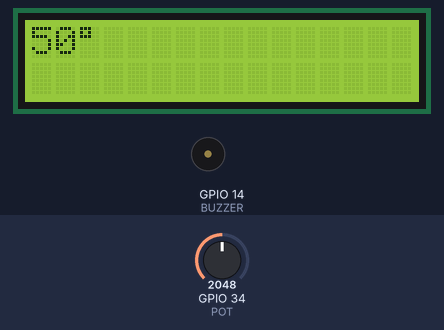
Bench run of a sketch on a simulated ESP32. On the bench: 16×2 character LCD, buzzer (waves = sounding). Inputs (shaded band) come from the test bench; at power-on: GPIO 34 (POT) = 2048.

Above: at 1.2 s.
1.3 s: GPIO 34 (POT) set to 3006
At 2.2 s:
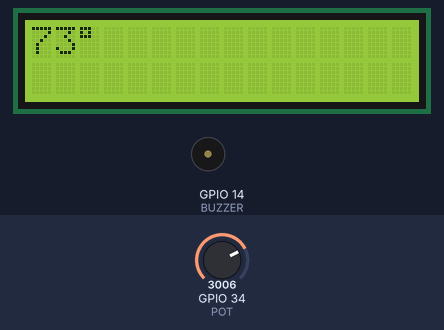
2.8 s: GPIO 34 (POT) set to 3117
At 3.03 s:
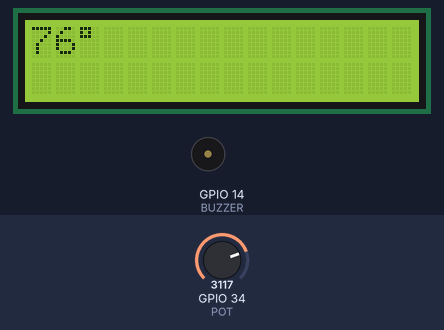
5.3 s: GPIO 34 (POT) set to 2866
At 6.5 s:
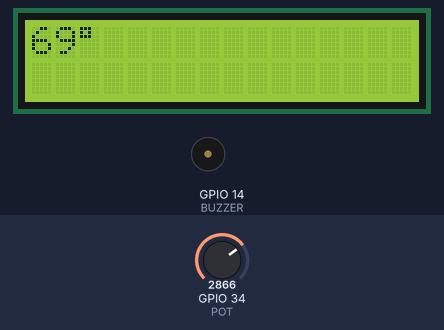
6.8 s: GPIO 34 (POT) set to 436
At 7.3 s:
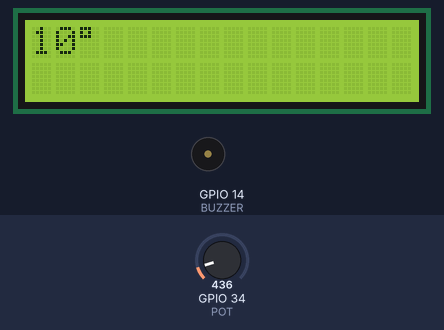
8.3 s: GPIO 34 (POT) set to 384
At 9.8 s:
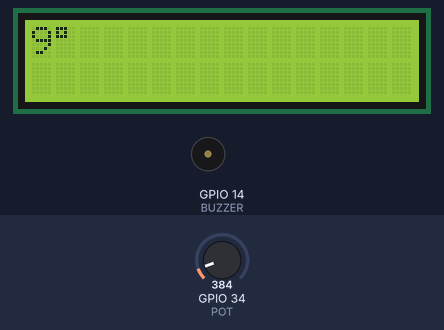
Timing chart, 0 to 10.8 s (numbered marks = the images above; inputs shaded):
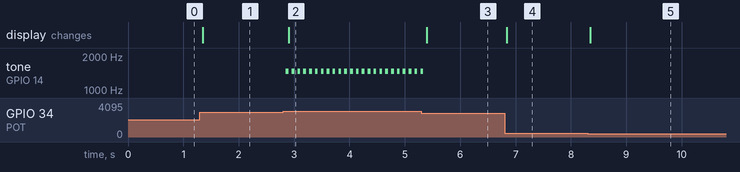

The sketch:

B05_AlarmaTRA.ino
```cpp
//------------------------------------------------------------
// Programa: B05_AlarmaTRA.ino (ESP32 + BIOS Shield)
// Autor: Gabriel Bravo Eguren T31A (15-01-2025)
// Descripción: Realiza un programa que muestre el valor de temperatura en pantalla como
//              lectura del potenciómetro. Ajustar la medida de 0 a 100ºC. Si la temperatura sube de 75 grados se
//              debe generar un tren de pitidos continuos de 1468Hz durante 50ms seguidos de una pausa de otros 50ms.
//              Para ampliar: Conseguir además que el valor de temperatura parpadee cada 500ms si es >75ºC
//------------------------------------------------------------

#include <LiquidCrystal_PCF8574.h>

#define POT 34
#define BUZZER 14

LiquidCrystal_PCF8574 lcd(0x3F);

int frec = 1468;
int temp = 0;

void setup()
{
  lcd.begin(16, 2);
  lcd.setBacklight(255);
  lcd.setCursor(0,0);
}

void loop()
{
  temp = map(analogRead(POT), 0, 4095, 0, 100);

  if(temp >= 75)
  {
    tone(BUZZER, frec);
    delay(50);
    noTone(BUZZER);
  }

  lcd.clear();
  lcd.print(temp);
  lcd.write(0xDF);
  delay(50);
}
```

Measured:
- the behaviour switches between 3071 and 3072 on GPIO 34 (POT) (found by bisection; images 1 and 2)
- after the input at 1.3 s, the display: changes after 0.05 s (image 1)
- after the input at 2.8 s, tone on GPIO 14 (BUZZER): alternates 1468 Hz for 0.05 s and silent for 0.06 s, starting after 0.05 s; the display: changes after 0.11 s (image 2)
- after the input at 5.3 s, tone on GPIO 14 (BUZZER): goes on until 5.3 s, then stays silent; the display: changes after 0.09 s (image 3)
- after the input at 6.8 s, the display: changes at once (image 4)
- after the input at 8.3 s, the display: changes after 0.05 s (image 5)
